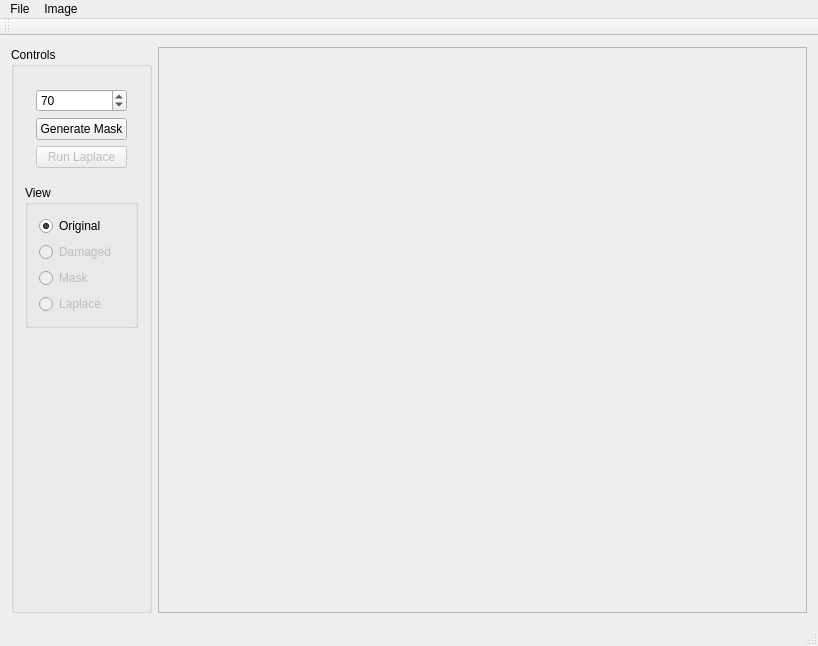
<?xml version="1.0" encoding="UTF-8"?>
<ui version="4.0">
 <class>ImageViewerClass</class>
 <widget class="QMainWindow" name="ImageViewerClass">
  <property name="geometry">
   <rect>
    <x>0</x>
    <y>0</y>
    <width>818</width>
    <height>646</height>
   </rect>
  </property>
  <property name="windowTitle">
   <string>ImageViewer</string>
  </property>
  <widget class="QWidget" name="centralWidget">
   <layout class="QHBoxLayout" name="horizontalLayout">
    <item>
     <widget class="QGroupBox" name="groupBox">
      <property name="title">
       <string>Controls</string>
      </property>
      <layout class="QVBoxLayout" name="verticalLayout_4">
       <item>
        <widget class="QWidget" name="widget" native="true">
         <layout class="QVBoxLayout" name="verticalLayout_3">
          <item>
           <widget class="QSpinBox" name="spinBox_maska">
            <property name="minimum">
             <number>1</number>
            </property>
            <property name="value">
             <number>70</number>
            </property>
           </widget>
          </item>
          <item>
           <widget class="QPushButton" name="pushButton_generateMask">
            <property name="text">
             <string>Generate Mask</string>
            </property>
           </widget>
          </item>
          <item>
           <widget class="QPushButton" name="pushButton_laplace">
            <property name="enabled">
             <bool>false</bool>
            </property>
            <property name="text">
             <string>Run Laplace</string>
            </property>
           </widget>
          </item>
         </layout>
        </widget>
       </item>
       <item>
        <widget class="QGroupBox" name="groupBoxView">
         <property name="title">
          <string>View</string>
         </property>
         <layout class="QVBoxLayout" name="verticalLayout_5">
          <item>
           <widget class="QRadioButton" name="radioButton_original">
            <property name="text">
             <string>Original</string>
            </property>
            <property name="checked">
             <bool>true</bool>
            </property>
           </widget>
          </item>
          <item>
           <widget class="QRadioButton" name="radioButton_damaged">
            <property name="enabled">
             <bool>false</bool>
            </property>
            <property name="text">
             <string>Damaged</string>
            </property>
           </widget>
          </item>
          <item>
           <widget class="QRadioButton" name="radioButton_mask">
            <property name="enabled">
             <bool>false</bool>
            </property>
            <property name="text">
             <string>Mask</string>
            </property>
           </widget>
          </item>
          <item>
           <widget class="QRadioButton" name="radioButton_laplace">
            <property name="enabled">
             <bool>false</bool>
            </property>
            <property name="text">
             <string>Laplace</string>
            </property>
           </widget>
          </item>
         </layout>
        </widget>
       </item>
       <item>
        <spacer name="verticalSpacer">
         <property name="orientation">
          <enum>Qt::Orientation::Vertical</enum>
         </property>
         <property name="sizeHint" stdset="0">
          <size>
           <width>20</width>
           <height>40</height>
          </size>
         </property>
        </spacer>
       </item>
      </layout>
     </widget>
    </item>
    <item>
     <widget class="QScrollArea" name="scrollArea">
      <property name="widgetResizable">
       <bool>true</bool>
      </property>
      <widget class="QWidget" name="scrollAreaWidgetContents">
       <property name="geometry">
        <rect>
         <x>0</x>
         <y>0</y>
         <width>668</width>
         <height>571</height>
        </rect>
       </property>
      </widget>
     </widget>
    </item>
   </layout>
  </widget>
  <widget class="QToolBar" name="mainToolBar">
   <attribute name="toolBarArea">
    <enum>TopToolBarArea</enum>
   </attribute>
   <attribute name="toolBarBreak">
    <bool>false</bool>
   </attribute>
  </widget>
  <widget class="QStatusBar" name="statusBar"/>
  <widget class="QMenuBar" name="menuBar">
   <property name="geometry">
    <rect>
     <x>0</x>
     <y>0</y>
     <width>818</width>
     <height>22</height>
    </rect>
   </property>
   <widget class="QMenu" name="menuFile">
    <property name="title">
     <string>File</string>
    </property>
    <addaction name="actionOpen"/>
    <addaction name="actionSave_as"/>
    <addaction name="separator"/>
    <addaction name="actionExit"/>
   </widget>
   <widget class="QMenu" name="menuImage">
    <property name="title">
     <string>Image</string>
    </property>
    <addaction name="actionInvert"/>
   </widget>
   <addaction name="menuFile"/>
   <addaction name="menuImage"/>
  </widget>
  <action name="actionOpen">
   <property name="text">
    <string>Open</string>
   </property>
   <property name="shortcut">
    <string>Ctrl+O</string>
   </property>
  </action>
  <action name="actionSave_as">
   <property name="text">
    <string>Save as</string>
   </property>
   <property name="shortcut">
    <string>Ctrl+S</string>
   </property>
  </action>
  <action name="actionClear">
   <property name="text">
    <string>Clear</string>
   </property>
  </action>
  <action name="actionExit">
   <property name="text">
    <string>Exit</string>
   </property>
   <property name="shortcut">
    <string>Alt+F4</string>
   </property>
  </action>
  <action name="actionResize">
   <property name="text">
    <string>Resize</string>
   </property>
  </action>
  <action name="actionInvert">
   <property name="text">
    <string>Invert</string>
   </property>
  </action>
  <action name="actionOriginal">
   <property name="text">
    <string>Original</string>
   </property>
  </action>
 </widget>
 <layoutdefault spacing="6" margin="11"/>
 <resources>
  <include location="ImageViewer.qrc"/>
 </resources>
 <connections/>
</ui>
